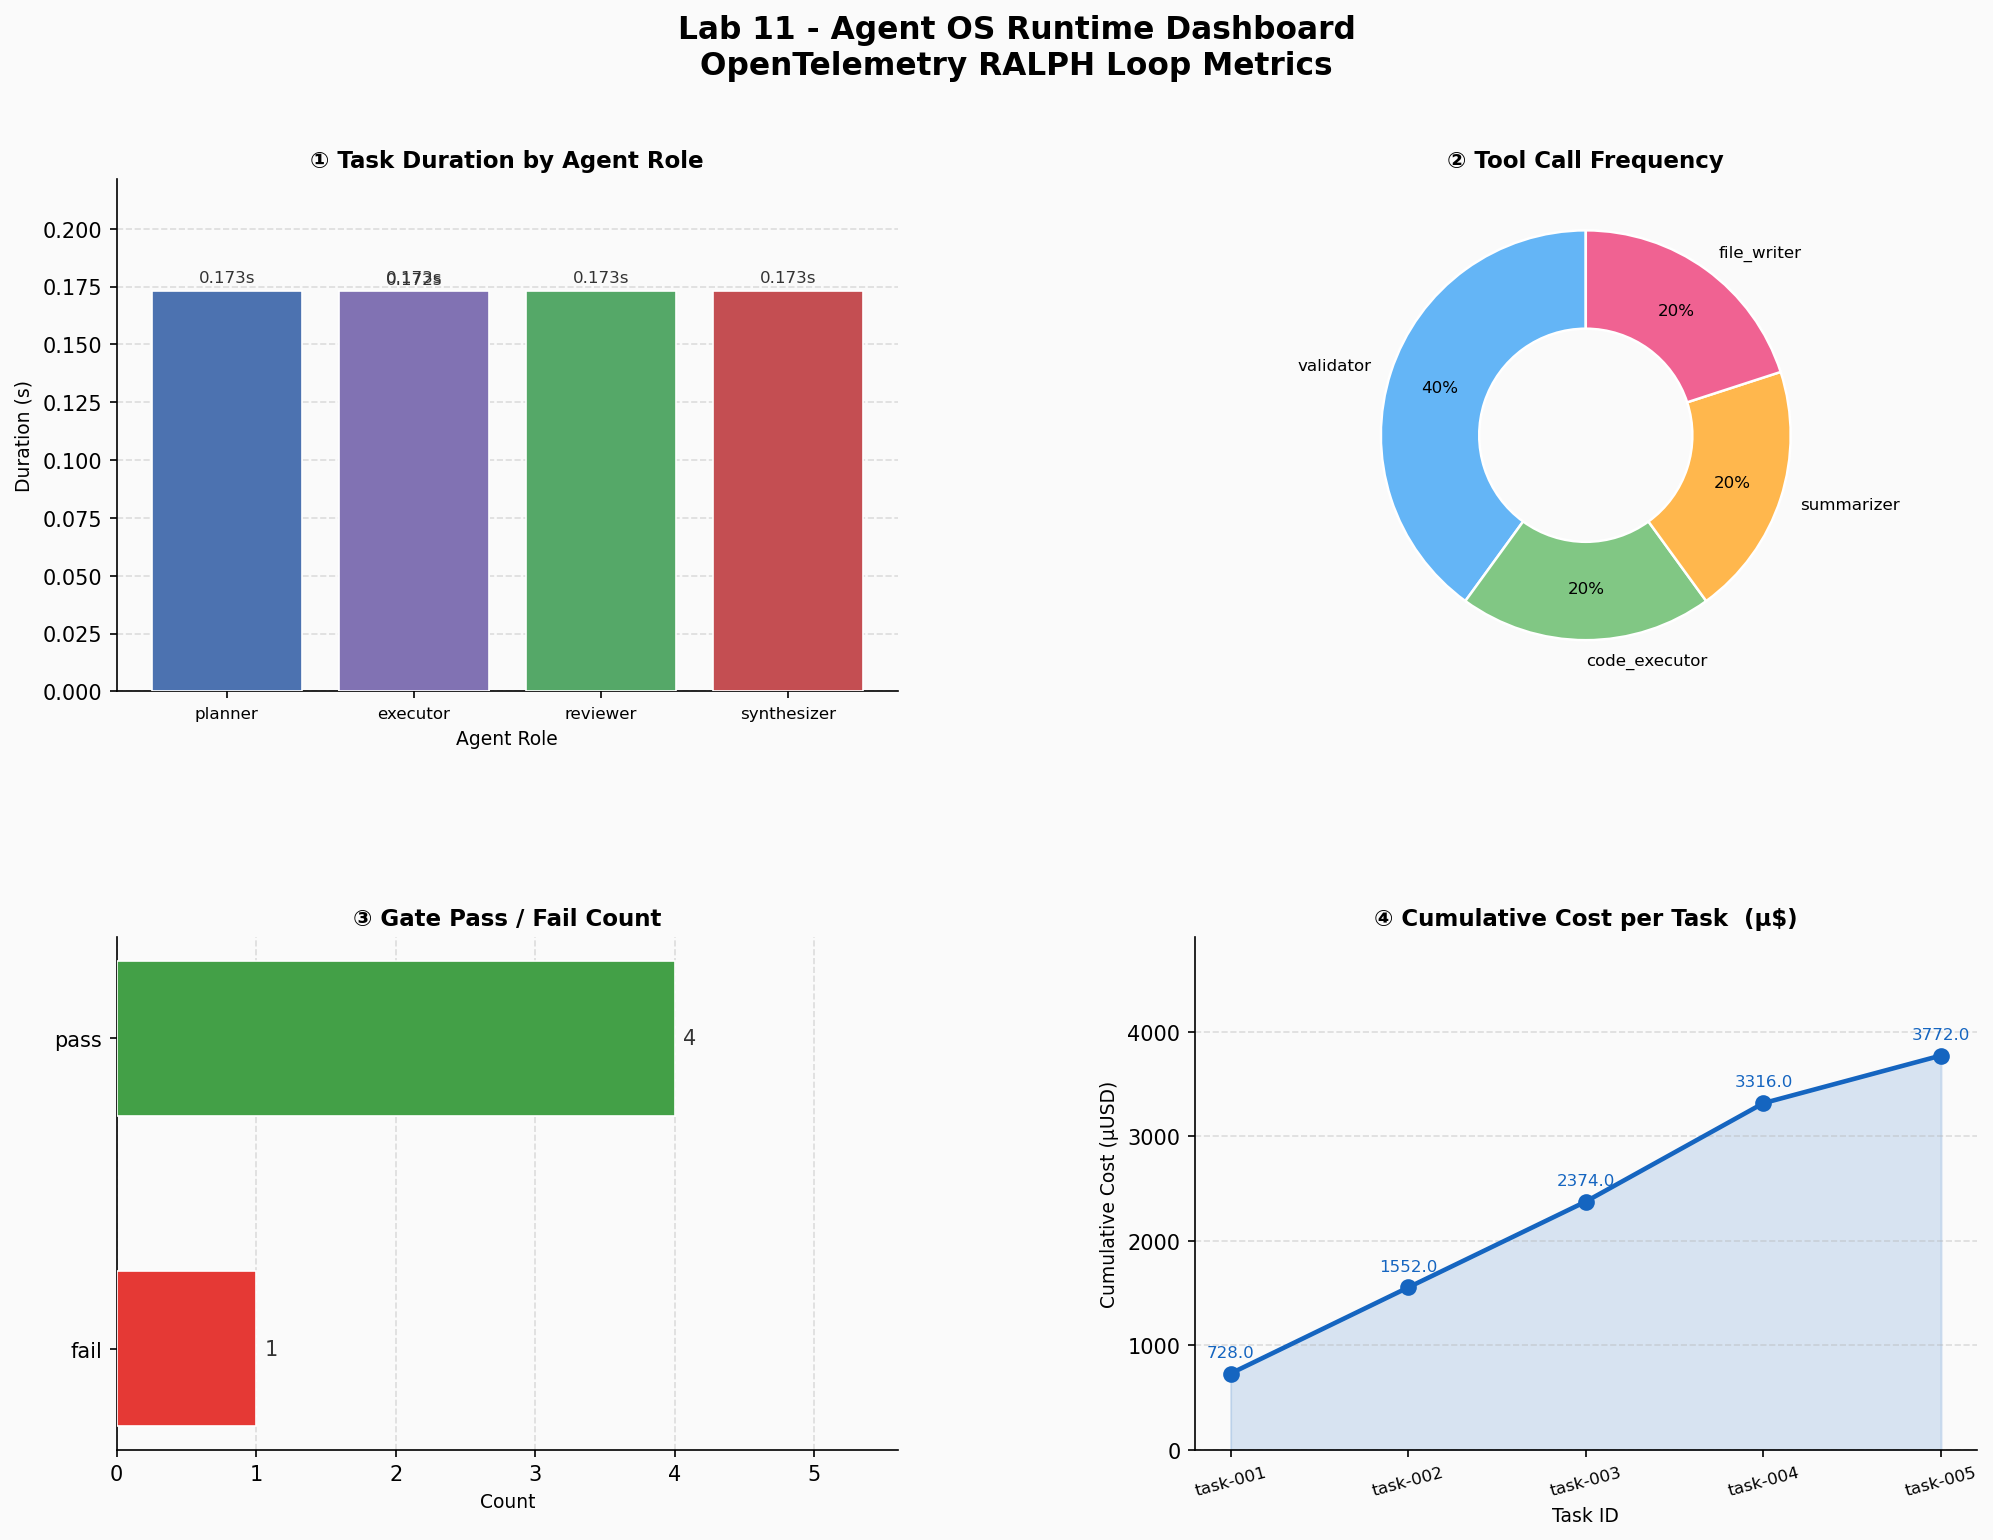

Write the Python code that produced this figure.
"""
dashboard.py — .events.jsonl 에서 집계 후 4개 패널 대시보드 생성
  Panel ①  Task Duration by Agent Role   (bar)
  Panel ②  Tool Call Frequency           (donut)
  Panel ③  Gate Pass / Fail Count        (horizontal bar)
  Panel ④  Cumulative Cost per Task      (area-line)
추가로 dashboard_data.csv 출력
"""

import json
import glob
import csv
import sys
from collections import defaultdict
from datetime import datetime

import matplotlib
matplotlib.use("Agg")                        # GUI 없이 파일 저장
import matplotlib.pyplot as plt
import matplotlib.gridspec as gridspec
import numpy as np


# ── 팔레트 ────────────────────────────────────────────────────────────────────
COLORS_ROLE = ["#4C72B0", "#DD8452", "#55A868", "#C44E52", "#8172B3"]
COLORS_TOOL = ["#64B5F6", "#81C784", "#FFB74D", "#F06292", "#BA68C8"]
GATE_COLORS = {"pass": "#43A047", "fail": "#E53935"}
COST_COLOR  = "#1565C0"
BG_COLOR    = "#FAFAFA"


def parse_ts(ts: str) -> datetime:
    return datetime.fromisoformat(ts)


def load_events(path: str) -> list:
    events = []
    with open(path, "r", encoding="utf-8") as f:
        for line in f:
            line = line.strip()
            if line:
                events.append(json.loads(line))
    return events


def aggregate(events: list) -> dict:
    """이벤트 목록에서 대시보드용 집계 데이터 추출"""
    task_roles    = {}          # tid → role
    task_costs    = defaultdict(float)
    task_start    = {}          # tid → ts
    task_end      = {}          # tid → ts
    tool_counts   = defaultdict(int)
    gate_counts   = defaultdict(int)
    cum_cost_seq  = []          # (task_id, cumulative_cost)

    for ev in events:
        etype = ev["event_type"]
        tid   = ev.get("task_id")

        if etype == "task.start":
            task_roles[tid] = ev.get("agent_role", "unknown")
            task_start[tid] = ev.get("timestamp")

        elif etype in ("step.reason", "tool.call"):
            cost = ev.get("cost", 0.0)
            if tid:
                task_costs[tid] += cost
            if etype == "tool.call":
                tool_counts[ev.get("tool_name", "unknown")] += 1

        elif etype == "gate.check":
            gate_counts[ev.get("gate_result", "unknown")] += 1

        elif etype == "task.end":
            if tid:
                task_end[tid] = ev.get("timestamp")

    # 태스크 순서 보존
    task_order = list(task_roles.keys())

    # duration 계산
    task_durations = {}
    for tid in task_order:
        try:
            s = parse_ts(task_start[tid])
            e = parse_ts(task_end[tid])
            task_durations[tid] = round((e - s).total_seconds(), 3)
        except Exception:
            task_durations[tid] = 0.0

    # 누적 비용 시퀀스
    cumulative = 0.0
    for tid in task_order:
        cumulative += task_costs[tid]
        cum_cost_seq.append((tid, round(cumulative, 8)))

    return {
        "task_order":     task_order,
        "task_roles":     task_roles,
        "task_costs":     task_costs,
        "task_durations": task_durations,
        "tool_counts":    dict(tool_counts),
        "gate_counts":    dict(gate_counts),
        "cum_cost_seq":   cum_cost_seq,
    }


def save_csv(agg: dict, path: str = "dashboard_data.csv"):
    with open(path, "w", newline="", encoding="utf-8") as f:
        w = csv.writer(f)
        w.writerow(["task_id", "agent_role", "duration_s",
                    "cost_usd", "cumulative_cost_usd"])
        cumulative = 0.0
        for tid in agg["task_order"]:
            role = agg["task_roles"].get(tid, "")
            dur  = agg["task_durations"].get(tid, 0.0)
            cost = agg["task_costs"].get(tid, 0.0)
            cumulative += cost
            w.writerow([tid, role, f"{dur:.4f}",
                        f"{cost:.8f}", f"{cumulative:.8f}"])
    print(f"[✓] CSV data    : {path}")


def plot_dashboard(agg: dict, out_png: str = "dashboard.png"):
    fig = plt.figure(figsize=(16, 11), facecolor=BG_COLOR)
    fig.suptitle(
        "Lab 11 - Agent OS Runtime Dashboard\n"
        "OpenTelemetry RALPH Loop Metrics",
        fontsize=15, fontweight="bold", y=0.98,
    )
    gs = gridspec.GridSpec(2, 2, figure=fig, hspace=0.48, wspace=0.38)

    task_order = agg["task_order"]
    roles      = [agg["task_roles"].get(t, "?")      for t in task_order]
    durs       = [agg["task_durations"].get(t, 0.0)  for t in task_order]
    costs      = [float(agg["task_costs"].get(t, 0.0)) * 1_000_000 for t in task_order]  # μUSD

    # ── Panel ① Task Duration by Agent Role ─────────────────────────────────
    ax1 = fig.add_subplot(gs[0, 0])
    ax1.set_facecolor(BG_COLOR)
    bars = ax1.bar(roles, durs,
                   color=COLORS_ROLE[:len(roles)],
                   edgecolor="white", linewidth=0.8, zorder=3)
    ax1.bar_label(bars, fmt="%.3fs", fontsize=8, padding=3, color="#333")
    ax1.set_title("① Task Duration by Agent Role", fontweight="bold", fontsize=11)
    ax1.set_xlabel("Agent Role", fontsize=9)
    ax1.set_ylabel("Duration (s)", fontsize=9)
    ax1.set_ylim(0, max(durs) * 1.28 if durs else 1)
    ax1.grid(axis="y", linestyle="--", alpha=0.4, zorder=0)
    ax1.spines[["top", "right"]].set_visible(False)
    ax1.tick_params(axis="x", labelsize=8)

    # ── Panel ② Tool Call Frequency ─────────────────────────────────────────
    ax2 = fig.add_subplot(gs[0, 1])
    ax2.set_facecolor(BG_COLOR)
    tc   = agg["tool_counts"]
    if tc:
        tools  = list(tc.keys())
        counts = [tc[t] for t in tools]
        wedge_props = dict(width=0.48, edgecolor="white", linewidth=1.2)
        ax2.pie(
            counts, labels=tools, autopct="%1.0f%%",
            startangle=90,
            colors=COLORS_TOOL[:len(tools)],
            wedgeprops=wedge_props,
            textprops={"fontsize": 8},
            pctdistance=0.75,
        )
    ax2.set_title("② Tool Call Frequency", fontweight="bold", fontsize=11)

    # ── Panel ③ Gate Pass / Fail ─────────────────────────────────────────────
    ax3 = fig.add_subplot(gs[1, 0])
    ax3.set_facecolor(BG_COLOR)
    gc = agg["gate_counts"]
    if gc:
        labels = list(gc.keys())
        vals   = [gc[l] for l in labels]
        cols   = [GATE_COLORS.get(l, "#90A4AE") for l in labels]
        hbars  = ax3.barh(labels, vals, color=cols,
                          edgecolor="white", linewidth=0.8, height=0.5, zorder=3)
        ax3.bar_label(hbars, fontsize=10, padding=4, color="#333")
        ax3.set_xlim(0, max(vals) * 1.4 if vals else 1)
    ax3.set_title("③ Gate Pass / Fail Count", fontweight="bold", fontsize=11)
    ax3.set_xlabel("Count", fontsize=9)
    ax3.grid(axis="x", linestyle="--", alpha=0.4, zorder=0)
    ax3.spines[["top", "right"]].set_visible(False)

    # ── Panel ④ Cumulative Cost per Task ─────────────────────────────────────
    ax4 = fig.add_subplot(gs[1, 1])
    ax4.set_facecolor(BG_COLOR)
    cum_seq = agg["cum_cost_seq"]
    if cum_seq:
        x_labels = [s[0] for s in cum_seq]
        y_vals   = [s[1] * 1_000_000 for s in cum_seq]   # μUSD
        x_idx    = list(range(len(x_labels)))
        ax4.fill_between(x_idx, y_vals, alpha=0.15, color=COST_COLOR)
        ax4.plot(x_idx, y_vals, "o-", color=COST_COLOR,
                 linewidth=2.2, markersize=7, zorder=3)
        for xi, yi in zip(x_idx, y_vals):
            ax4.annotate(f"{yi:.1f}", (xi, yi),
                         textcoords="offset points", xytext=(0, 8),
                         ha="center", fontsize=8, color=COST_COLOR)
        ax4.set_xticks(x_idx)
        ax4.set_xticklabels(x_labels, rotation=15, fontsize=8)
        ax4.set_ylim(0, max(y_vals) * 1.3 if y_vals else 1)
    ax4.set_title("④ Cumulative Cost per Task  (μ$)", fontweight="bold", fontsize=11)
    ax4.set_xlabel("Task ID", fontsize=9)
    ax4.set_ylabel("Cumulative Cost (μUSD)", fontsize=9)
    ax4.grid(axis="y", linestyle="--", alpha=0.4, zorder=0)
    ax4.spines[["top", "right"]].set_visible(False)

    plt.savefig(out_png, dpi=150, bbox_inches="tight",
                facecolor=BG_COLOR, edgecolor="none")
    plt.close()
    print(f"[✓] Dashboard   : {out_png}  (4 panels)")


def build_dashboard(events_file: str):
    events = load_events(events_file)
    agg    = aggregate(events)
    save_csv(agg)
    plot_dashboard(agg)


if __name__ == "__main__":
    files = sorted(glob.glob("*.events.jsonl"))
    if not files:
        print("No .events.jsonl found. Run agent_harness.py first.")
        sys.exit(1)
    build_dashboard(files[-1])
